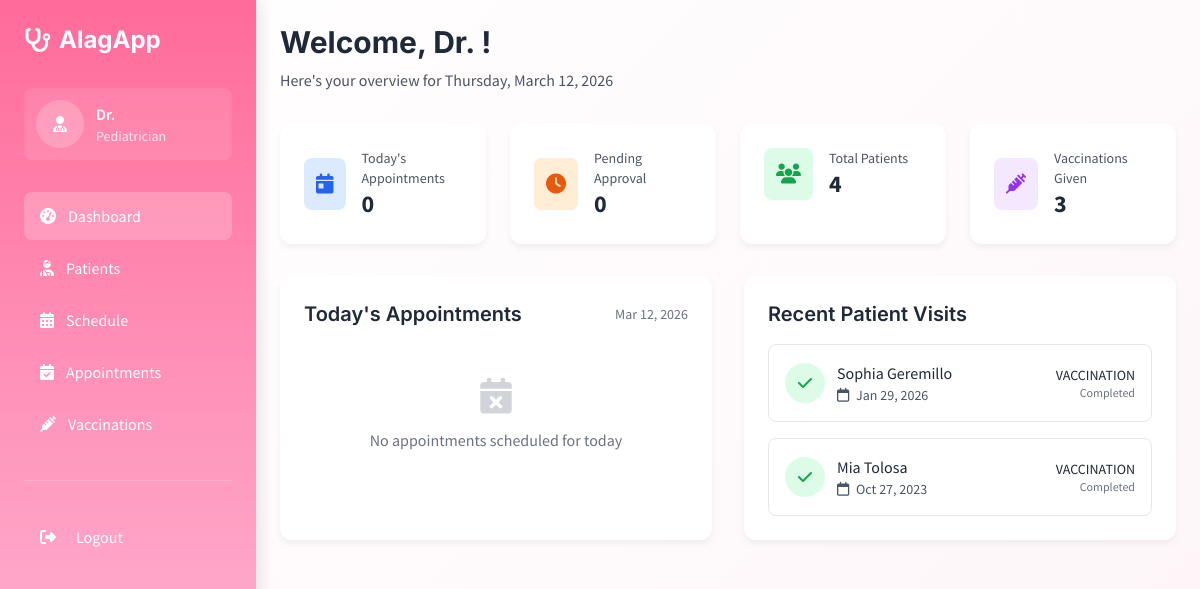
The page /doctor-dashboard.php (signed in) on the database its author committed.
### tables this page shows
CREATE TABLE `appointments` (
  `id` int(11) NOT NULL,
  `patient_id` int(11) NOT NULL,
  `doctor_id` int(11) NOT NULL,
  `appointment_date` date NOT NULL,
  `appointment_time` time NOT NULL,
  `type` enum('CONSULTATION','VACCINATION','CHECKUP','FOLLOW_UP','OTHER') NOT NULL,
  `status` enum('SCHEDULED','CONFIRMED','IN_PROGRESS','COMPLETED','CANCELLED','NO_SHOW') DEFAULT 'SCHEDULED',
  `reason` text DEFAULT NULL,
  `notes` text DEFAULT NULL,
  `duration` int(11) DEFAULT 30,
  `created_by` int(11) DEFAULT NULL,
  `created_at` timestamp NOT NULL DEFAULT current_timestamp(),
  `updated_at` timestamp NOT NULL DEFAULT current_timestamp() ON UPDATE current_timestamp()
);

CREATE TABLE `patients` (
  `id` int(11) NOT NULL,
  `parent_id` int(11) NOT NULL,
  `first_name` varchar(50) NOT NULL,
  `last_name` varchar(50) NOT NULL,
  `date_of_birth` date NOT NULL,
  `gender` enum('MALE','FEMALE','OTHER') NOT NULL,
  `blood_type` enum('A+','A-','B+','B-','AB+','AB-','O+','O-') DEFAULT NULL,
  `height` decimal(5,2) DEFAULT NULL,
  `weight` decimal(5,2) DEFAULT NULL,
  `allergies` text DEFAULT NULL,
  `medical_conditions` text DEFAULT NULL,
  `special_notes` text DEFAULT NULL,
  `profile_picture` varchar(255) DEFAULT NULL,
  `created_at` timestamp NOT NULL DEFAULT current_timestamp(),
  `updated_at` timestamp NOT NULL DEFAULT current_timestamp() ON UPDATE current_timestamp()
);

### doctor-dashboard.php (the view, shortened to what this page needs)
<?php
require_once 'db_connect.php';
$current_user = [
    'id' => $_SESSION['user_id'],
    'first_name' => $_SESSION['first_name'] ?? '',
    'last_name' => $_SESSION['last_name'] ?? '',
    'email' => $_SESSION['email'] ?? '',
    'user_type' => $_SESSION['user_type'] ?? '',
    'specialization' => $_SESSION['specialization'] ?? 'Pediatrician'
];
function get_doctor_stats($conn, $doctor_id) {
    $stats = [
        'today_appointments' => 0,
        'pending_appointments' => 0,
        'total_patients' => 0,
        'vaccinations_given' => 0
    ];
    try {
        $today = date('Y-m-d');
        $doctor_id = intval($doctor_id);
        $query = "SELECT COUNT(*) as count FROM appointments WHERE doctor_id = ? AND DATE(appointment_date) = ? AND status IN ('SCHEDULED', 'CONFIRMED', 'IN_PROGRESS')";
        $stmt = mysqli_prepare($conn, $query);
        mysqli_stmt_bind_param($stmt, "is", $doctor_id, $today);
        mysqli_stmt_execute($stmt);
        $result = mysqli_stmt_get_result($stmt);
        if ($row = mysqli_fetch_assoc($result)) {
            $stats['today_appointments'] = $row['count'];
        }
        $query = "SELECT COUNT(*) as count FROM appointments WHERE doctor_id = ? AND status = 'SCHEDULED'";
        $stmt = mysqli_prepare($conn, $query);
        mysqli_stmt_bind_param($stmt, "i", $doctor_id);
        mysqli_stmt_execute($stmt);
        $result = mysqli_stmt_get_result($stmt);
        if ($row = mysqli_fetch_assoc($result)) {
            $stats['pending_appointments'] = $row['count'];
        }
        $query = "SELECT COUNT(DISTINCT patient_id) as count FROM appointments WHERE doctor_id = ?";
        $stmt = mysqli_prepare($conn, $query);
        mysqli_stmt_bind_param($stmt, "i", $doctor_id);
        mysqli_stmt_execute($stmt);
        $result = mysqli_stmt_get_result($stmt);
        if ($row = mysqli_fetch_assoc($result)) {
            $stats['total_patients'] = $row['count'];
        }
        $query = "SELECT COUNT(*) as count FROM vaccination_records WHERE administered_by = ?";
        $stmt = mysqli_prepare($conn, $query);
        mysqli_stmt_bind_param($stmt, "i", $doctor_id);
        mysqli_stmt_execute($stmt);
        $result = mysqli_stmt_get_result($stmt);
        if ($row = mysqli_fetch_assoc($result)) {
            $stats['vaccinations_given'] = $row['count'];
        }
    } catch (Exception $e) {
        error_log("Error getting doctor stats: " . $e->getMessage());
    }
    return $stats;
}
function get_today_appointments($conn, $doctor_id) {
    $appointments = [];
    return $appointments;
}
function get_recent_visits($conn, $doctor_id, $limit = 5) {
    $visits = [];
    $doctor_id = intval($doctor_id);
    $limit = intval($limit);
    try {
        $query = "SELECT a.*, p.first_name, p.last_name, p.date_of_birth, p.gender
                  FROM appointments a
                  JOIN patients p ON a.patient_id = p.id
                  WHERE a.doctor_id = ? AND a.status = 'COMPLETED'
                  ORDER BY a.appointment_date DESC, a.appointment_time DESC
                  LIMIT ?";
        $stmt = mysqli_prepare($conn, $query);
        mysqli_stmt_bind_param($stmt, "ii", $doctor_id, $limit);
        mysqli_stmt_execute($stmt);
        $result = mysqli_stmt_get_result($stmt);
        while ($row = mysqli_fetch_assoc($result)) {
            $visits[] = $row;
        }
    } catch (Exception $e) {
        error_log("Error getting recent visits: " . $e->getMessage());
    }
    return $visits;
}
$stats = get_doctor_stats($conn, $current_user['id']);
$today_appointments = get_today_appointments($conn, $current_user['id']);
$recent_visits = get_recent_visits($conn, $current_user['id']);
?>
<!DOCTYPE html>
<html lang="en">
<head>
    <script src="https://cdn.tailwindcss.com"></script>
    <link rel="stylesheet" href="https://cdnjs.cloudflare.com/ajax/libs/font-awesome/6.4.0/css/all.min.css">
    <link href="css/shared.css" rel="stylesheet">
    <link href="css/dashboard.css" rel="stylesheet">
</head>
<body class="flex">
    <div class="sidebar w-64 text-white">
        <div class="p-6">
            <h1 class="text-2xl font-inter font-bold mb-8 flex items-center">
                <i class="fas fa-stethoscope mr-2"></i>
                AlagApp
            </h1>
            <div class="mb-8">
                <div class="flex items-center space-x-3 mb-4 p-3 bg-white/10 rounded-lg">
                    <div class="w-12 h-12 bg-white/20 rounded-full flex items-center justify-center">
                        <i class="fas fa-user-md text-white"></i>
                    </div>
                    <div>
                        <div class="font-semibold" id="doctorName">
                            Dr. <?php echo htmlspecialchars($current_user['first_name'] . ' ' . $current_user['last_name']); ?>
                        </div>
                        <div class="text-sm text-white/80" id="doctorSpecialty">
                            <?php echo htmlspecialchars($current_user['specialization'] ?? 'Pediatrician'); ?>
                        </div>
                    </div>
                </div>
            </div>
            <nav class="space-y-1">
                <a href="#dashboard" data-section="dashboard" class="nav-item active">
                    <i class="fas fa-tachometer-alt mr-3"></i>
                    <span>Dashboard</span>
                </a>
                <a href="#patients" data-section="patients" class="nav-item">
                    <i class="fas fa-user-injured mr-3"></i>
                    <span>Patients</span>
                </a>
                <a href="#schedule" data-section="schedule" class="nav-item">
                    <i class="fas fa-calendar-alt mr-3"></i>
                    <span>Schedule</span>
                </a>
                <a href="#appointments" data-section="appointments" class="nav-item">
                    <i class="fas fa-calendar-check mr-3"></i>
                    <span>Appointments</span>
                </a>
                <a href="#vaccinations" data-section="vaccinations" class="nav-item">
                    <i class="fas fa-syringe mr-3"></i>
                    <span>Vaccinations</span>
                </a>
            </nav>
            <div class="mt-8 pt-8 border-t border-white/20">
                <a href="logout.php" class="flex items-center space-x-3 px-4 py-3 rounded-lg hover:bg-white/20 transition-colors">
                    <i class="fas fa-sign-out-alt mr-2"></i>
                    <span>Logout</span>
                </a>
            </div>
        </div>
    </div>
    <div class="flex-1 main-content overflow-auto">
        <div id="dashboard-section" class="section-content p-6 fade-in">
            <div class="mb-8">
                <div class="flex justify-between items-center">
                    <div>
                        <h1 class="text-3xl font-inter font-bold text-gray-800 mb-2">Welcome, Dr. <?php echo htmlspecialchars($current_user['first_name']); ?>!</h1>
                        <p class="text-gray-600">Here's your overview for <?php echo date('l, F j, Y'); ?></p>
                    </div>
                </div>
            </div>
            <div class="stats-grid grid grid-cols-1 md:grid-cols-2 lg:grid-cols-4 gap-6 mb-8">
                <div class="card card-hover p-6">
                    <div class="flex items-center">
                        <div class="p-3 rounded-lg bg-blue-100 mr-4">
                            <i class="fas fa-calendar-day text-blue-600 text-xl"></i>
                        </div>
                        <div>
                            <p class="text-sm font-medium text-gray-600">Today's Appointments</p>
                            <p class="text-2xl font-bold text-gray-800"><?php echo $stats['today_appointments']; ?></p>
                        </div>
                    </div>
                </div>
                <div class="card card-hover p-6">
                    <div class="flex items-center">
                        <div class="p-3 rounded-lg bg-orange-100 mr-4">
                            <i class="fas fa-clock text-orange-600 text-xl"></i>
                        </div>
                        <div>
                            <p class="text-sm font-medium text-gray-600">Pending Approval</p>
                            <p class="text-2xl font-bold text-gray-800"><?php echo $stats['pending_appointments']; ?></p>
                        </div>
                    </div>
                </div>
                <div class="card card-hover p-6">
                    <div class="flex items-center">
                        <div class="p-3 rounded-lg bg-green-100 mr-4">
                            <i class="fas fa-users text-green-600 text-xl"></i>
                        </div>
                        <div>
                            <p class="text-sm font-medium text-gray-600">Total Patients</p>
                            <p class="text-2xl font-bold text-gray-800"><?php echo $stats['total_patients']; ?></p>
                        </div>
                    </div>
                </div>
                <div class="card card-hover p-6">
                    <div class="flex items-center">
                        <div class="p-3 rounded-lg bg-purple-100 mr-4">
                            <i class="fas fa-syringe text-purple-600 text-xl"></i>
                        </div>
                        <div>
                            <p class="text-sm font-medium text-gray-600">Vaccinations Given</p>
                            <p class="text-2xl font-bold text-gray-800"><?php echo $stats['vaccinations_given']; ?></p>
                        </div>
                    </div>
                </div>
            </div>
            <div class="grid grid-cols-1 lg:grid-cols-2 gap-8">
                <div class="card card-hover p-6  cursor-pointer">
                    <div class="flex justify-between items-center mb-4">
                        <h3 class="text-xl font-inter font-semibold text-gray-800">Today's Appointments</h3>
                        <span class="text-sm text-gray-500"><?php echo date('M j, Y'); ?></span>
                    </div>
                    <div class="space-y-4">
                        <?php if (empty($today_appointments)): ?>
                            <div class="text-center py-8">
                                <i class="fas fa-calendar-times text-gray-300 text-4xl mb-3"></i>
                                <p class="text-gray-500">No appointments scheduled for today</p>
                            </div>
                        <?php endif; ?>
                    </div>
                </div>
                <div class="card card-hover p-6">
                    <h3 class="text-xl font-inter font-semibold text-gray-800 mb-4">Recent Patient Visits</h3>
                    <div class="space-y-4">
                        <?php if (empty($recent_visits)): ?>
                            <div class="text-center py-8">
                                <i class="fas fa-user-clock text-gray-300 text-4xl mb-3"></i>
                                <p class="text-gray-500">No recent patient visits</p>
                            </div>
                        <?php else: ?>
                            <?php foreach ($recent_visits as $visit): ?>
                                <div class="flex items-center justify-between p-4 border border-gray-200 rounded-lg hover:bg-gray-50 transition-colors">
                                    <div class="flex items-center">
                                        <div class="w-10 h-10 bg-green-100 rounded-full flex items-center justify-center mr-3">
                                            <i class="fas fa-check text-green-600"></i>
                                        </div>
                                        <div>
                                            <div class="font-medium text-gray-800">
                                                <?php echo htmlspecialchars($visit['first_name'] . ' ' . $visit['last_name']); ?>
                                            </div>
                                            <div class="text-sm text-gray-600">
                                                <i class="far fa-calendar mr-1"></i>
                                                <?php echo date('M j, Y', strtotime($visit['appointment_date'])); ?>
                                            </div>
                                        </div>
                                    </div>
                                    <div class="text-right">
                                        <div class="text-sm font-medium text-gray-800">
                                            <?php echo htmlspecialchars($visit['type'] ?? 'Checkup'); ?>
                                        </div>
                                        <div class="text-xs text-gray-500">Completed</div>
                                    </div>
                                </div>
                            <?php endforeach; ?>
                        <?php endif; ?>
                    </div>
                </div>
            </div>
        </div>
    </div>
</body>
</html>

### css/shared.css (style rules this page uses)
:root { --primary-pink: #d03664; --primary-pink-dashboard: #FF6B9A; --light-pink: #FFBCD9; --dark-text: #333333; --light-gray: #f8f0f4; --light-gray-dashboard: #F6F6F8; }
body { font-family: 'Source Sans Pro', sans-serif; background: linear-gradient(135deg, #ffffff 0%, #fef5f8 100%); margin: 0; padding: 0; }
.font-inter { font-family: 'Inter', sans-serif; }
.card-hover { transition: all 0.3s ease; }
.section-content { transition: opacity 0.3s ease; }

### css/dashboard.css (style rules this page uses)
.sidebar { background: linear-gradient(180deg, #FF6B9A 0%, #FFBCD9 100%); min-height: 100vh; transition: transform 0.3s ease; z-index: 40; }
@media (min-width: 769px) { .sidebar { position: fixed; width: 16rem; transform: translateX(0); } }
@media (min-width: 769px) { .main-content { margin-left: 16rem; width: calc(100% - 16rem); } }
.stats-grid { display: grid; gap: 1.5rem; }
@media (min-width: 640px) { .stats-grid { grid-template-columns: repeat(2, 1fr); } }
@media (min-width: 1024px) { .stats-grid { grid-template-columns: repeat(3, 1fr); } }

### doctor-dashboard.php (style rules this page uses)
:root { --primary-pink: #FF6B9A; --light-pink: #FFBCD9; --dark-text: #333333; --light-gray: #F6F6F8; }
body { font-family: 'Source Sans Pro', sans-serif; background: linear-gradient(135deg, #ffffff 0%, #fef5f8 100%); min-height: 100vh; }
.font-inter { font-family: 'Inter', sans-serif; }
.sidebar { background: linear-gradient(180deg, #FF6B9A 0%, #FFBCD9 100%); min-height: 100vh; box-shadow: 4px 0 15px rgba(0, 0, 0, 0.1); }
.card { background: white; border-radius: 12px; box-shadow: 0 4px 6px rgba(0, 0, 0, 0.05); transition: all 0.3s ease; }
.fade-in { animation: fadeIn 0.5s ease-in; }
.nav-item { display: flex; align-items: center; padding: 12px 16px; border-radius: 8px; transition: all 0.3s ease; color: white; text-decoration: none; cursor: pointer; }
.nav-item:hover, .nav-item.active { background-color: rgba(255, 255, 255, 0.2); }

### rows shown on the page
appointments: patient.last_name "Sophia Geremillo", appointment_date "Jan 29, 2026", type "VACCINATION"
appointments: patient.last_name "Mia Tolosa", appointment_date "Oct 27, 2023", type "VACCINATION"

### other values the page prints
$current_user['specialization'] "Pediatrician"
$stats['today_appointments'] "0"
$stats['pending_appointments'] "0"
$stats['total_patients'] "4"
$stats['vaccinations_given'] "3"
